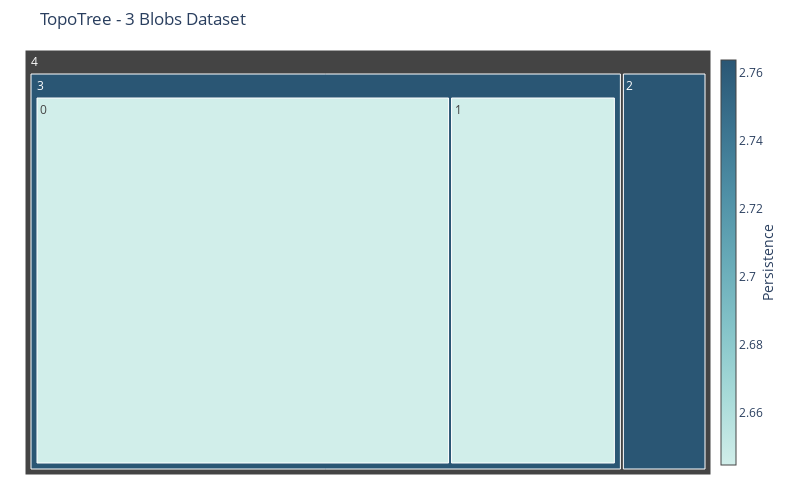

Notebook source saved alongside this figure:
### Code cell
fig = plot_hierarchical_treemap(df_comp_blobs)
fig.update_layout(title='TopoTree - 3 Blobs Dataset')
fig.show()

### Figure 1 — Plotly figure (JSON) as saved in the notebook; plotly's stock layout.template omitted (floating-point values rounded to 4 significant figures)
{"data": [{"branchvalues": "total", "hovertemplate": "<b>Component #%{label} </b> <br> Points: %{value}<br> Persistence: %{color:.2f}<br> Parent: #%{parent}", "labels": [0, 1, 2, 3, 4], "marker": {"colorbar": {"thickness": 15, "title": {"side": "right", "text": "Persistence"}, "x": 1}, "colors": [2.645, 2.645, 2.764, 2.764, null], "colorscale": [[0, "rgb(209, 238, 234)"], [0.1667, "rgb(168, 219, 217)"], [0.3333, "rgb(133, 196, 201)"], [0.5, "rgb(104, 171, 184)"], [0.6667, "rgb(79, 144, 166)"], [0.8333, "rgb(59, 115, 143)"], [1, "rgb(42, 86, 116)"]], "showscale": true}, "parents": [3, 3, 4, 4, null], "tiling": {"packing": "squarify"}, "type": "treemap", "values": [500, 200, 100, 700, 800]}], "layout": {"height": 500, "margin": {"b": 25, "l": 25, "r": 25, "t": 50}, "title": {"text": "TopoTree - 3 Blobs Dataset"}, "width": 800}}
